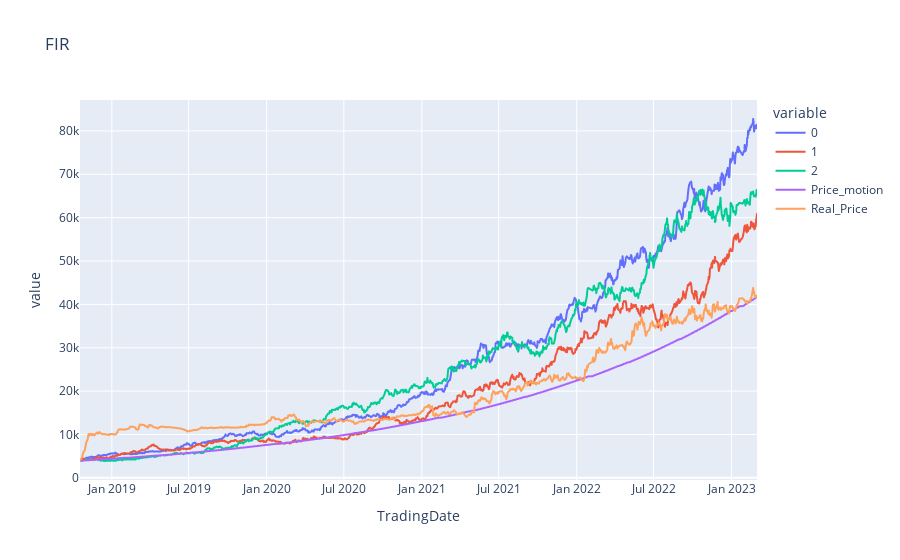

Here is the notebook cell this chart was saved with:
### Code cell
a.plot_price_simulation('FIR')

### Figure 1 — Plotly figure (JSON) as saved in the notebook; plotly's stock layout.template omitted (floating-point values rounded to 4 significant figures; data arrays with more than 128 entries replaced by an {"elided": "..."} marker saying what was removed)
{"data": [{"hovertemplate": "variable=0<br>TradingDate=%{x}<br>value=%{y}<extra></extra>", "legendgroup": "0", "line": {"color": "#636efa", "dash": "solid"}, "marker": {"symbol": "circle"}, "mode": "lines", "name": "0", "showlegend": true, "type": "scattergl", "x": {"elided": "1091 str values"}, "xaxis": "x", "y": {"elided": "1091 float values"}, "yaxis": "y"}, {"hovertemplate": "variable=1<br>TradingDate=%{x}<br>value=%{y}<extra></extra>", "legendgroup": "1", "line": {"color": "#EF553B", "dash": "solid"}, "marker": {"symbol": "circle"}, "mode": "lines", "name": "1", "showlegend": true, "type": "scattergl", "x": {"elided": "1091 str values"}, "xaxis": "x", "y": {"elided": "1091 float values"}, "yaxis": "y"}, {"hovertemplate": "variable=2<br>TradingDate=%{x}<br>value=%{y}<extra></extra>", "legendgroup": "2", "line": {"color": "#00cc96", "dash": "solid"}, "marker": {"symbol": "circle"}, "mode": "lines", "name": "2", "showlegend": true, "type": "scattergl", "x": {"elided": "1091 str values"}, "xaxis": "x", "y": {"elided": "1091 float values"}, "yaxis": "y"}, {"hovertemplate": "variable=Price_motion<br>TradingDate=%{x}<br>value=%{y}<extra></extra>", "legendgroup": "Price_motion", "line": {"color": "#ab63fa", "dash": "solid"}, "marker": {"symbol": "circle"}, "mode": "lines", "name": "Price_motion", "showlegend": true, "type": "scattergl", "x": {"elided": "1091 str values"}, "xaxis": "x", "y": {"elided": "1091 float values"}, "yaxis": "y"}, {"hovertemplate": "variable=Real_Price<br>TradingDate=%{x}<br>value=%{y}<extra></extra>", "legendgroup": "Real_Price", "line": {"color": "#FFA15A", "dash": "solid"}, "marker": {"symbol": "circle"}, "mode": "lines", "name": "Real_Price", "showlegend": true, "type": "scattergl", "x": {"elided": "1091 str values"}, "xaxis": "x", "y": {"elided": "1091 int values"}, "yaxis": "y"}], "layout": {"legend": {"title": {"text": "variable"}, "tracegroupgap": 0}, "title": {"text": "FIR"}, "xaxis": {"anchor": "y", "domain": [0, 1], "title": {"text": "TradingDate"}}, "yaxis": {"anchor": "x", "domain": [0, 1], "title": {"text": "value"}}}}
